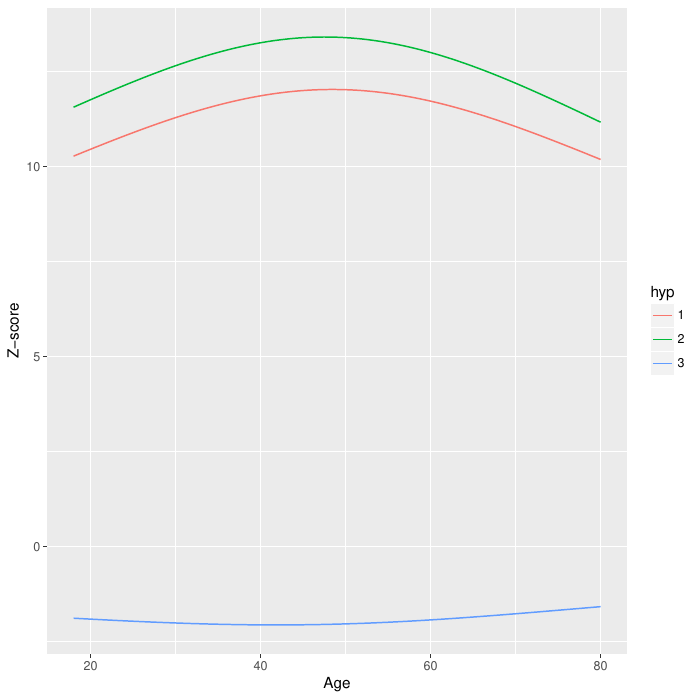

Write R code to recreate this figure.
# Construct Z-scores for a sequence of contrasts in a functional
# regression.  The regression function is E[insulin | age, sex, bmi].
# The first two contrasts are:
#
#  C(a, s) = E[insulin | age=a, sex=s, bmi=30] - E[insulin | age=a, sex=s, bmi=25]
#
# where s = female (i) and male (ii), and a is a fixed age.
#
# The third contrast is the difference between contrast (i) and contrast (ii).

library(splines)
library(haven)
library(dplyr)
library(tidyr)
library(ggplot2)

# Read all the data files
files = c("DEMO_I.XPT", "BMX_I.XPT", "INS_I.XPT")
das = list()
for (f in files) {
    dx = read_xpt(f)
    das[[length(das)+1]] = dx
}

# Merge the three data sets
dx = left_join(das[[1]], das[[2]])
dx = left_join(dx, das[[3]])

# Drop the variables that we don't need
dx = select(dx, SEQN, RIDAGEYR, RIAGENDR, BMXBMI, LBXIN)

# Drop any row with missing values
dx = drop_na(dx)

# Create a log-transformed version of the insulin variable
dx = mutate(dx, log_LBXIN=log(LBXIN))

dx$RIAGENDR = as.factor(dx$RIAGENDR)

dx$wgt = 1

pr = NULL

# Loop over three nul hypotheses
for (hyp in 1:3) {

    da = dx[1:200, ]
    a = seq(18, 80, length.out=100)
    da$RIDAGEYR = c(a, a)
    da$BMXBMI[1:100] = 30
    da$BMXBMI[101:200] = 25
    da$wgt = 0 # Don't use these rows when fitting the model

    if (hyp == 1) {
        da$RIAGENDR = 2 # Code for female
    } else if (hyp == 2) {
        da$RIAGENDR = 1 # Code for male
    } else {
        da1 = da
        da1$RIAGENDR = 2 # Code for female
        da2 = da
        da2$RIAGENDR = 1 # Code for male
        da = rbind(da1, da2)
    }
    da$wgt = 0 # Don't use these rows when fitting the model

    dz = rbind(dx, da)

    result = lm(log_LBXIN ~ RIAGENDR*(bs(RIDAGEYR, 5) + bs(BMXBMI, 5)) + RIAGENDR:RIDAGEYR:BMXBMI,
                weight=wgt, data=dz)

    # The parameters
    pa = coef(result)

    # The covariance matrix of the parameters
    cm = vcov(result)

    # Get the contrasts
    mm = model.matrix(result)
    n = dim(dx)[1]
    if (hyp < 3) {
        ct = mm[(n+1):(n+200),]
        ct = ct[1:100,] - ct[101:200,]
    } else {
        ct = mm[(n+1):(n+400),]
        ct = ct[1:100,] - ct[101:200,] - (ct[201:300,] - ct[301:400,])
    }

    # The numerator of the Z-scores
    znum = ct %*% pa

    # The denominator of the Z-scores
    zdenom = sqrt(diag(ct %*% cm %*% t(ct)))

    zscores = znum / zdenom

    dp = data.frame(age=a, zscores=zscores, hyp=hyp)
    pr = rbind(pr, dp)
}

pr$hyp = as.factor(pr$hyp)
plt = ggplot(data=pr, aes(x=age, y=zscores, group=hyp))
plt = plt + xlab("Age")
plt = plt + ylab("Z-score")
plt = plt + geom_line(aes(color=hyp))
ggsave("insulin.pdf", plt)
